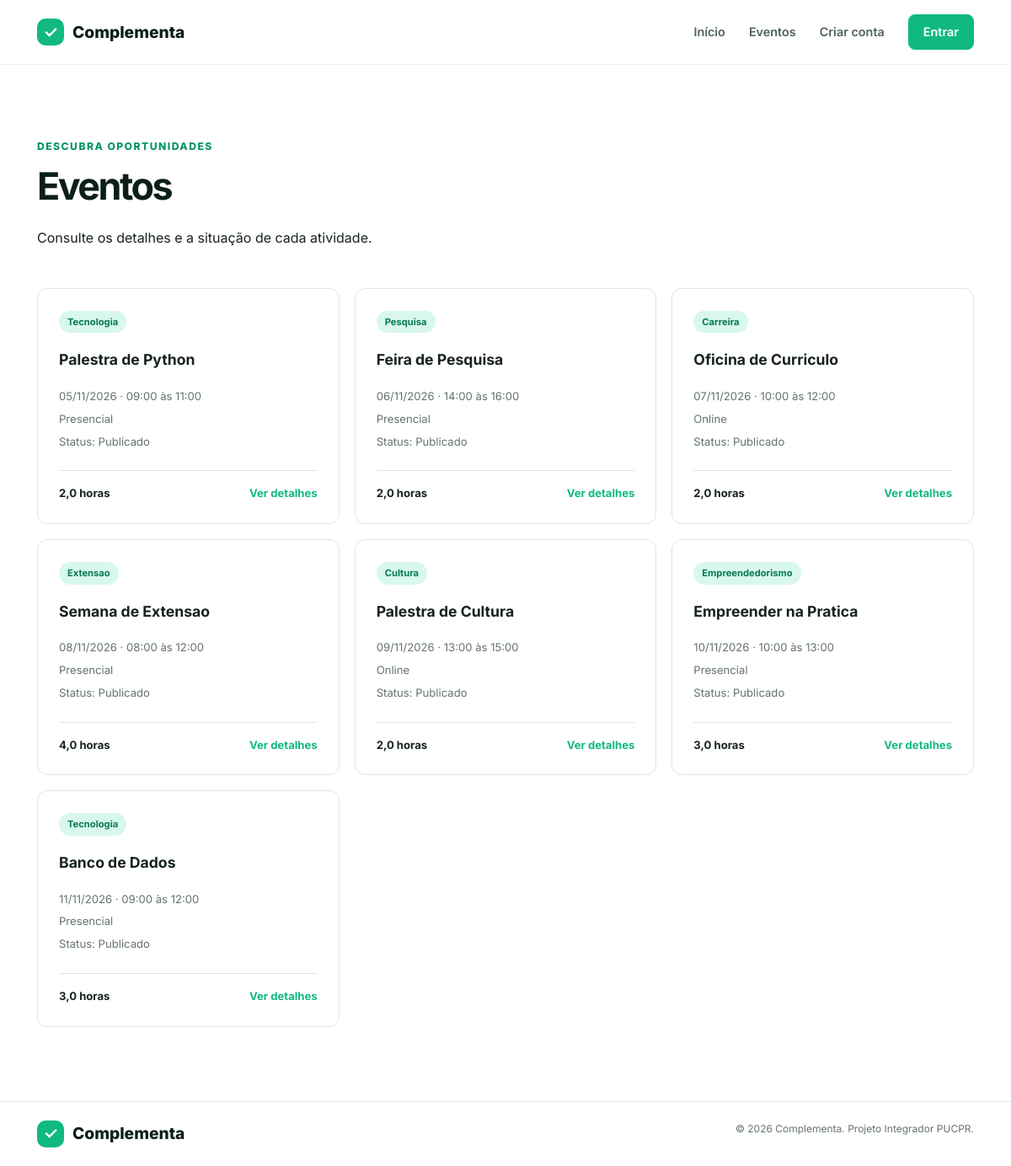
The page /eventos.php on the database its author committed.
### tables this page shows
CREATE TABLE evento (
 id_evento INT UNSIGNED AUTO_INCREMENT PRIMARY KEY,
 id_organizador INT UNSIGNED NOT NULL, id_categoria INT UNSIGNED NOT NULL,
 titulo VARCHAR(150) NOT NULL, descricao VARCHAR(2000) NOT NULL, data_evento DATE NOT NULL,
 horario_inicio TIME NOT NULL, horario_termino TIME NOT NULL,
 carga_horaria DECIMAL(4,1) NOT NULL, modalidade VARCHAR(20) NOT NULL,
 cidade VARCHAR(100) NULL, local_evento VARCHAR(200) NULL, link VARCHAR(500) NULL,
 status VARCHAR(20) NOT NULL DEFAULT 'Publicado', validade_horas VARCHAR(30) NOT NULL DEFAULT 'Necessita validação',
 FOREIGN KEY (id_organizador) REFERENCES organizador(id_organizador),
 FOREIGN KEY (id_categoria) REFERENCES categoria(id_categoria),
 CHECK (carga_horaria BETWEEN 0.5 AND 999), CHECK (horario_termino > horario_inicio)
);

CREATE TABLE categoria (
 id_categoria INT UNSIGNED AUTO_INCREMENT PRIMARY KEY,
 nome VARCHAR(80) NOT NULL UNIQUE, descricao VARCHAR(500) NULL
);

### conexao.php (called while the page is built, shortened)
<?php
function obterConexao(): PDO
{
    $host = getenv('DB_HOST') ?: '127.0.0.1';
    $port = getenv('DB_PORT') ?: '3306';
    $database = getenv('DB_NAME') ?: 'complementa';
    $username = getenv('DB_USER') ?: 'root';
    $password = getenv('DB_PASSWORD');
    $password = $password === false ? '' : $password;
    $dsn = "mysql:host={$host};port={$port};dbname={$database};charset=utf8mb4";
    return new PDO($dsn, $username, $password, [
        PDO::ATTR_ERRMODE => PDO::ERRMODE_EXCEPTION,
        PDO::ATTR_DEFAULT_FETCH_MODE => PDO::FETCH_ASSOC,
        PDO::ATTR_EMULATE_PREPARES => false,
        PDO::MYSQL_ATTR_INIT_COMMAND => "SET time_zone = '-03:00'",
    ]);
}

### app.php (the view, shortened to what this page needs)
<?php
require_once __DIR__ . '/conexao.php';
function escapar(mixed $valor): string
{
    return htmlspecialchars((string) $valor, ENT_QUOTES | ENT_SUBSTITUTE, 'UTF-8');
}
function usuario(): ?array
{
    return $_SESSION['usuario'] ?? null;
}
function cabecalho(string $titulo): void
{
    $usuario = usuario();
    ?>
    <!DOCTYPE html>
    <html lang="pt-BR">
    <head>
        <link rel="stylesheet" href="style.css">
    </head>
    <body>
    <header class="site-header">
        <div class="container header-content">
            <a class="brand" href="index.php" aria-label="Complementa - página inicial"><span class="brand-mark" aria-hidden="true">✓</span><span>Complementa</span></a>
            <nav id="main-nav" class="main-nav" aria-label="Navegação principal">
                <a href="index.php">Início</a>
                <a href="eventos.php">Eventos</a>
                <?php if ($usuario): ?>
                    <?php if ($usuario['perfil'] === 'organizador'): ?>
                        <a href="meus_eventos.php">Meus eventos</a>
                    <?php endif; ?>
                    <a href="painel.php">Minha área</a>
                    <span class="nav-user"><?= escapar($usuario['nome']) ?></span>
                    <form action="logout.php" method="post">
                        <?php campoCsrf(); ?>
                        <button class="button button-small" type="submit">Sair</button>
                    </form>
                <?php else: ?>
                    <a href="cadastro.php">Criar conta</a>
                    <a class="button button-small" href="login.php">Entrar</a>
                <?php endif; ?>
            </nav>
        </div>
    </header>
    <?php endif;
}
function rodape(): void
{
    ?>
    <footer class="site-footer"><div class="container footer-content"><a class="brand" href="index.php"><span class="brand-mark" aria-hidden="true">✓</span><span>Complementa</span></a><p>© 2026 Complementa. Projeto Integrador PUCPR.</p></div></footer>
    </body>
    </html>
    <?php
}
function listarEventos(PDO $pdo, ?int $organizador = null, bool $destaques = false): array
{
    $sql = 'SELECT e.id_evento,e.id_organizador,e.id_categoria,e.titulo,e.descricao,e.data_evento,e.horario_inicio,e.horario_termino,e.carga_horaria,e.modalidade,e.cidade,e.local_evento,e.link,e.status,e.validade_horas,c.nome AS categoria FROM evento e JOIN categoria c ON c.id_categoria = e.id_categoria';
    $parametros = [];
    if ($organizador !== null) {
        $sql .= ' WHERE e.id_organizador = :organizador';
        $parametros['organizador'] = $organizador;
    } elseif ($destaques) {
        $sql .= ' WHERE e.status = :status AND TIMESTAMP(e.data_evento, e.horario_inicio) >= :agora';
        $parametros = ['status' => 'Publicado', 'agora' => date('Y-m-d H:i:s')];
    } else {
        $sql .= ' WHERE e.status <> :rascunho';
        $parametros['rascunho'] = 'Rascunho';
    }
    $sql .= ' ORDER BY e.data_evento ASC, e.horario_inicio ASC, e.id_evento ASC';
    $consulta = $pdo->prepare($sql);
    $consulta->execute($parametros);
    return $consulta->fetchAll();
}
function cardsEventos(array $eventos): void
{
    echo '<div class="event-grid">';
    foreach ($eventos as $evento) {
        ?>
        <article class="event-card">
            <span class="event-category"><?= escapar($evento['categoria']) ?></span>
            <h3><?= escapar($evento['titulo']) ?></h3>
            <p class="event-detail"><?= escapar(date('d/m/Y', strtotime($evento['data_evento']))) ?> · <?= escapar(substr($evento['horario_inicio'], 0, 5)) ?> às <?= escapar(substr($evento['horario_termino'], 0, 5)) ?></p>
            <p class="event-detail"><?= escapar($evento['modalidade']) ?><?= $evento['cidade'] ? ' · ' . escapar($evento['cidade']) : '' ?></p>
            <p class="event-detail">Status: <?= escapar($evento['status']) ?></p>
            <div class="event-footer"><strong><?= escapar(number_format((float) $evento['carga_horaria'], 1, ',', '.')) ?> horas</strong><a href="evento.php?id=<?= (int) $evento['id_evento'] ?>">Ver detalhes</a></div>
        </article>
        <?php
    }
    echo '</div>';
}

### style.css (style rules this page uses)
:root { --dark: #0b1f17; --green: #10b981; --green-light: #34d399; --ink: #17231d; --muted: #64746d; --line: #dce7e1; --soft: #f1f7f4; --white: #fff; }
* { box-sizing: border-box; }
html { scroll-behavior: smooth; }
body { margin: 0; color: var(--ink); font-family: Inter, Arial, sans-serif; line-height: 1.5; }
a { color: inherit; text-decoration: none; }
.container { margin: 0 auto; max-width: 1160px; padding: 0 24px; }
.site-header { background: var(--white); border-bottom: 1px solid #edf2ef; position: sticky; top: 0; z-index: 10; }
.header-content, .footer-content { align-items: center; display: flex; justify-content: space-between; min-height: 76px; }
.brand { align-items: center; color: var(--dark); display: inline-flex; font-size: 1.2rem; font-weight: 800; gap: 10px; }
.brand-mark { align-items: center; background: var(--green); border-radius: 10px; color: var(--white); display: inline-flex; font-size: 1.2rem; height: 32px; justify-content: center; width: 32px; }
.main-nav { align-items: center; display: flex; gap: 28px; }
.main-nav a { color: #4f6159; font-size: .9rem; font-weight: 600; }
.button { background: var(--green); border: 1px solid var(--green); border-radius: 8px; color: var(--white); display: inline-block; font-size: .9rem; font-weight: 700; padding: 13px 21px; transition: .2s ease; }
.button-small { padding: 9px 17px !important; }
h1, h2, h3, p { margin-top: 0; }
.summary-heading, .summary-stats, .event-footer { align-items: center; display: flex; justify-content: space-between; }
.event-grid { display: grid; gap: 18px; grid-template-columns: repeat(3, 1fr); }
.event-card { border: 1px solid var(--line); border-radius: 12px; padding: 25px; transition: .2s ease; }
.event-category { background: #d8f8eb; border-radius: 20px; color: #087952; display: inline-block; font-size: .7rem; font-weight: 700; padding: 5px 10px; }
.event-card h3 { font-size: 1.1rem; line-height: 1.35; margin: 20px 0 22px; }
.event-detail { color: var(--muted); font-size: .82rem; margin-bottom: 7px; }
.event-footer { border-top: 1px solid var(--line); margin-top: 24px; padding-top: 17px; }
.event-footer strong { font-size: .82rem; }
.event-footer a { color: var(--green); font-size: .82rem; font-weight: 700; }
.site-footer { border-top: 1px solid var(--line); color: var(--muted); font-size: .75rem; }
body { min-height: 100vh; display: flex; flex-direction: column; }
.main-nav .button { color: var(--white); }
.event-card, .detail-card h1 { overflow-wrap: anywhere; }

### rows shown on the page
evento: id_categoria.nome "Tecnologia", titulo "Palestra de Python", data_evento "05/11/2026", horario_inicio "09:00", horario_termino "11:00", modalidade "Presencial", status "Publicado", carga_horaria "2,0"
evento: id_categoria.nome "Pesquisa", titulo "Feira de Pesquisa", data_evento "06/11/2026", horario_inicio "14:00", horario_termino "16:00", modalidade "Presencial", status "Publicado", carga_horaria "2,0"
evento: id_categoria.nome "Carreira", titulo "Oficina de Curriculo", data_evento "07/11/2026", horario_inicio "10:00", horario_termino "12:00", modalidade "Online", status "Publicado", carga_horaria "2,0"
evento: id_categoria.nome "Extensao", titulo "Semana de Extensao", data_evento "08/11/2026", horario_inicio "08:00", horario_termino "12:00", modalidade "Presencial", status "Publicado", carga_horaria "4,0"
evento: id_categoria.nome "Cultura", titulo "Palestra de Cultura", data_evento "09/11/2026", horario_inicio "13:00", horario_termino "15:00", modalidade "Online", status "Publicado", carga_horaria "2,0"
evento: id_categoria.nome "Empreendedorismo", titulo "Empreender na Pratica", data_evento "10/11/2026", horario_inicio "10:00", horario_termino "13:00", modalidade "Presencial", status "Publicado", carga_horaria "3,0"
evento: id_categoria.nome "Tecnologia", titulo "Banco de Dados", data_evento "11/11/2026", horario_inicio "09:00", horario_termino "12:00", modalidade "Presencial", status "Publicado", carga_horaria "3,0"
